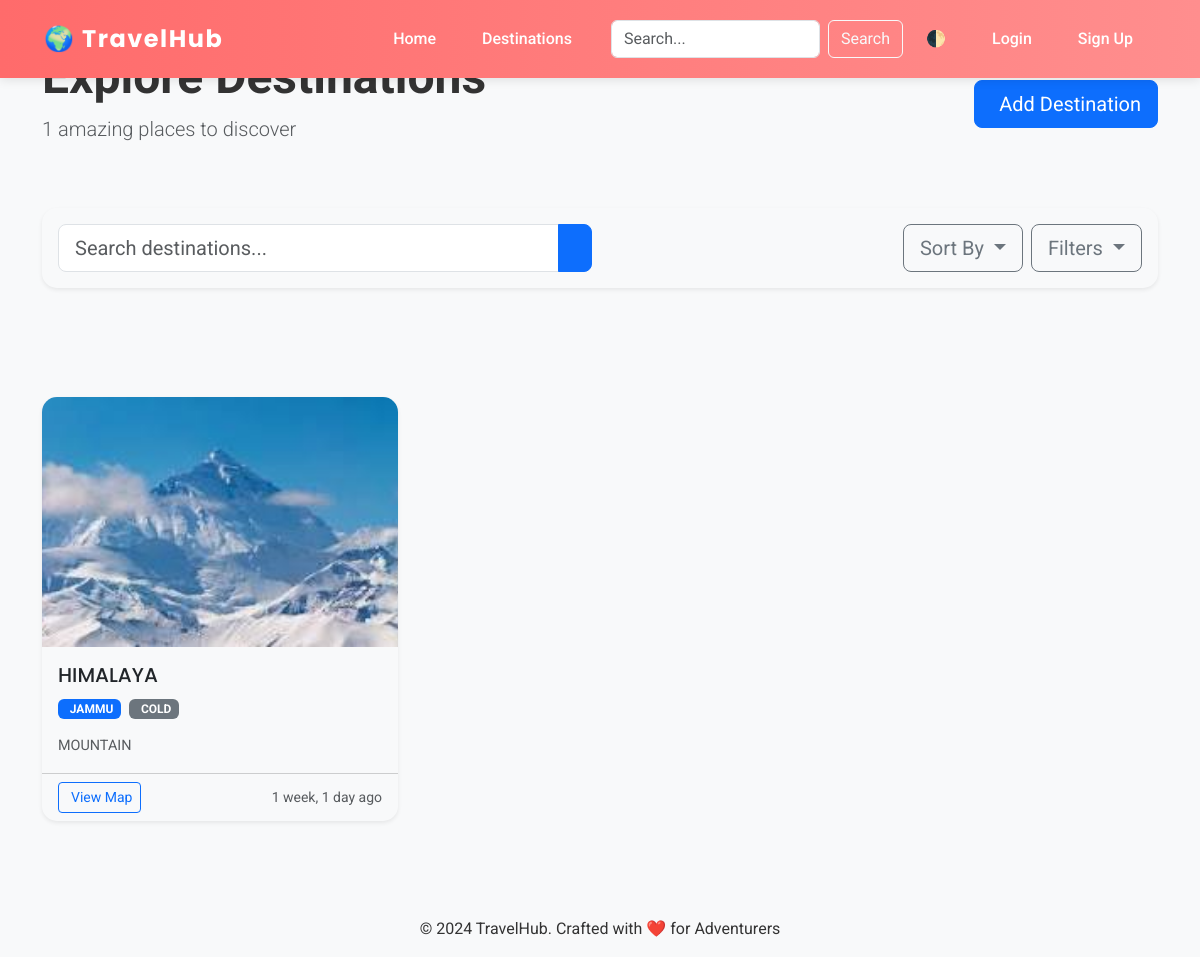
The app's page /destinations/, older data.
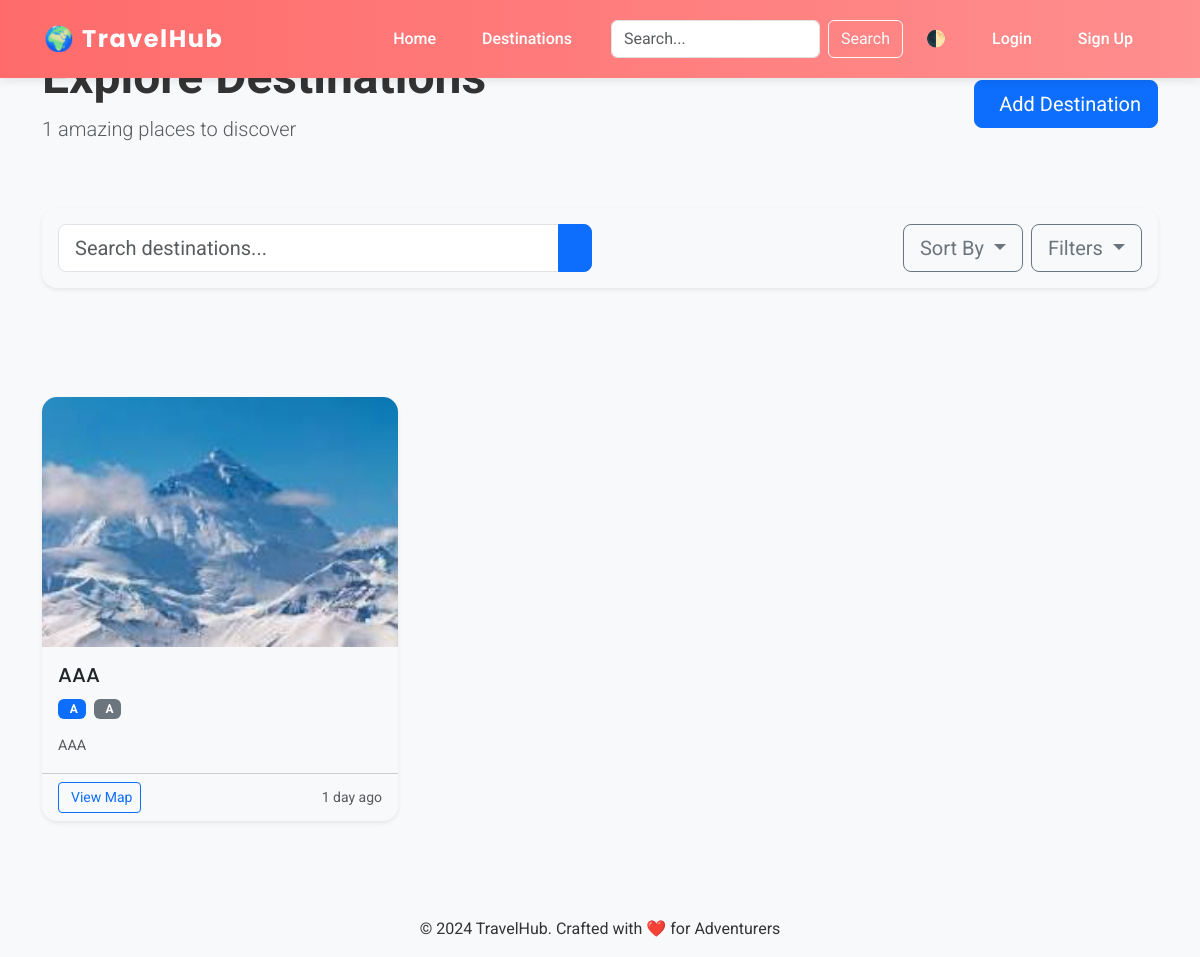
The same page, newer data.
### destinations/models.py (models this page shows, shortened)
class Destination(models.Model):
    created_by = models.ForeignKey(
        User,
        on_delete=models.CASCADE,
        related_name='created_destinations',
        verbose_name='Created By'
    )
    favorited_by = models.ManyToManyField(
        User,
        related_name='favorite_destinations',
        blank=True,
        verbose_name='Favorited By'
    )
    place_name = models.CharField(
        max_length=200,
        verbose_name='Destination Name',
        help_text="Official name of the tourist destination"
    )
    state = models.CharField(
        max_length=100,
        verbose_name='State/Province',
        help_text="State or province where the destination is located"
    )
    district = models.CharField(
        max_length=100,
        verbose_name='District/County',
        help_text="District or county within the state"
    )
    description = models.TextField(
        verbose_name='Description',
        help_text="Detailed description of the location and its attractions"
    )
    weather = models.CharField(
        max_length=100,
        verbose_name='Climate',
        help_text="Typical weather conditions and climate"
    )
    google_map_link = models.URLField(
        max_length=500,
        verbose_name='Google Maps Link',
        help_text="Full Google Maps URL for the location"
    )
    image = models.ImageField(
        upload_to='destinations/%Y/%m/%d/',
        verbose_name='Featured Image',
        help_text="Primary display image for the destination"
    )
    is_featured = models.BooleanField(
        default=False,
        verbose_name='Featured Destination',
        help_text="Check to highlight this as a featured destination"
    )
    created_at = models.DateTimeField(
        auto_now_add=True,
        verbose_name='Creation Date',
        editable=False
    )
    modified_at = models.DateTimeField(
        auto_now=True,
        verbose_name='Last Modified'
    )
    class Meta:
        ordering = ['-created_at']
        verbose_name = 'Tourist Destination'
        verbose_name_plural = 'Tourist Destinations'
        indexes = [
            models.Index(fields=['place_name', 'state']),
            models.Index(fields=['created_at']),
            models.Index(fields=['is_featured']),
        ]

### destinations/views.py (the view)
# urls.py: path('destinations/', DestinationListView.as_view(), name='destination_list'),
class DestinationListView(ListView):
    model = Destination
    template_name = 'destinations/list.html'
    context_object_name = 'destinations'
    paginate_by = 9
    ordering = ['-created_at']
    def get_queryset(self):
        queryset = super().get_queryset()
        search_query = self.request.GET.get('q')
        state_filter = self.request.GET.get('state')
        sort = self.request.GET.get('sort', '-created_at')
        if search_query:
            queryset = queryset.filter(
                Q(place_name__icontains=search_query) |
                Q(description__icontains=search_query) |
                Q(state__icontains=search_query)
            )
        if state_filter:
            queryset = queryset.filter(state__iexact=state_filter)
        return queryset.order_by(sort)
    def get_context_data(self, **kwargs):
        context = super().get_context_data(**kwargs)
        context.update({
            'active_users': User.objects.filter(is_active=True).count(),
            'states': Destination.objects.values_list('state', flat=True).distinct(),
            'current_sort': self.request.GET.get('sort', '-created_at'),
            'current_state': self.request.GET.get('state')
        })
        return context

### destinations/templates/destinations/list.html (shortened to what the changed rows need)
{% extends 'base.html' %}
{% load static %}
{% block content %}
<section class="destination-list py-5">
    <div class="container">
        <div class="d-flex flex-column flex-md-row justify-content-between align-items-md-center mb-5">
            <div class="mb-3 mb-md-0">
                <h1 class="display-5 fw-bold">Explore Destinations</h1>
            </div>
        </div>
        <div id="destination-list" class="row row-cols-1 row-cols-md-2 row-cols-xl-3 g-4">
            {% for destination in destinations %}
            <div class="col">
                <div class="card h-100 shadow-sm position-relative">
                    <img src="{{ destination.image.url }}"
                         class="card-img-top destination-thumbnail"
                         alt="{{ destination.place_name }}"
                         loading="lazy">
                    <div class="card-body">
                        <h3 class="h5 card-title">{{ destination.place_name }}</h3>
                        <div class="d-flex gap-2 mb-3">
                            <span class="badge bg-primary">
                                {{ destination.state }}
                            </span>
                            <span class="badge bg-secondary">
                                {{ destination.weather }}
                            </span>
                        </div>
                        <p class="card-text text-muted">{{ destination.description|truncatechars:120 }}</p>
                    </div>
                    <div class="card-footer bg-transparent">
                        <div class="d-flex justify-content-between align-items-center">
                            <a href="{{ destination.google_map_link }}"
                               class="btn btn-sm btn-outline-primary"
                               target="_blank">
                                View Map
                            </a>
                            <div class="text-muted small">
                                {{ destination.created_at|timesince }} ago
                            </div>
                        </div>
                    </div>
                </div>
            </div>
            {% endfor %}
        </div>
    </div>
</section>
{% endblock %}

Row changes from the older to the newer data that the page shows:
changed Destination: place_name "HIMALAYA" → "AAA"; state "JAMMU" → "A"; weather "COLD" → "A"; description "MOUNTAIN" → "AAA"; created_at "1 week, 1 day" → "1 day"
